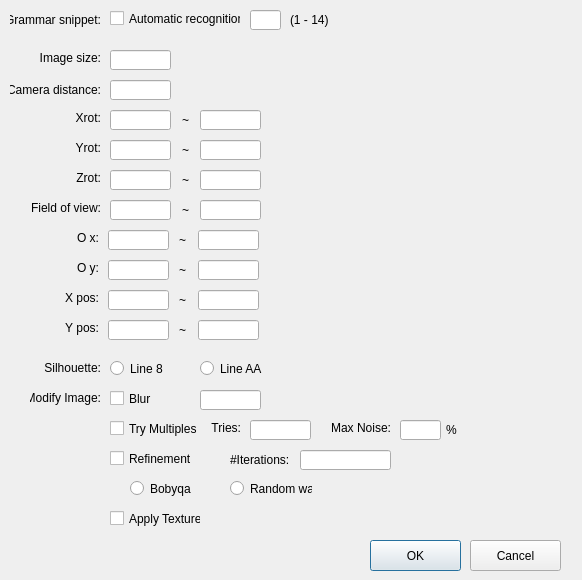
<?xml version="1.0" encoding="UTF-8"?>
<ui version="4.0">
 <class>MassReconstructionDialog</class>
 <widget class="QDialog" name="MassReconstructionDialog">
  <property name="geometry">
   <rect>
    <x>0</x>
    <y>0</y>
    <width>582</width>
    <height>580</height>
   </rect>
  </property>
  <property name="windowTitle">
   <string>MassReconstructionDialog</string>
  </property>
  <widget class="QLineEdit" name="lineEditGrammarSnippet">
   <property name="geometry">
    <rect>
     <x>250</x>
     <y>10</y>
     <width>31</width>
     <height>20</height>
    </rect>
   </property>
  </widget>
  <widget class="QLabel" name="label_13">
   <property name="geometry">
    <rect>
     <x>173</x>
     <y>110</y>
     <width>16</width>
     <height>20</height>
    </rect>
   </property>
   <property name="text">
    <string>~</string>
   </property>
   <property name="alignment">
    <set>Qt::AlignRight|Qt::AlignTrailing|Qt::AlignVCenter</set>
   </property>
  </widget>
  <widget class="QLineEdit" name="lineEditXMax">
   <property name="geometry">
    <rect>
     <x>198</x>
     <y>290</y>
     <width>61</width>
     <height>20</height>
    </rect>
   </property>
  </widget>
  <widget class="QLabel" name="label_16">
   <property name="geometry">
    <rect>
     <x>290</x>
     <y>10</y>
     <width>41</width>
     <height>20</height>
    </rect>
   </property>
   <property name="text">
    <string>(1 - 14)</string>
   </property>
   <property name="alignment">
    <set>Qt::AlignLeading|Qt::AlignLeft|Qt::AlignVCenter</set>
   </property>
  </widget>
  <widget class="QLineEdit" name="lineEditOXMin">
   <property name="geometry">
    <rect>
     <x>108</x>
     <y>230</y>
     <width>61</width>
     <height>20</height>
    </rect>
   </property>
  </widget>
  <widget class="QLabel" name="label_15">
   <property name="geometry">
    <rect>
     <x>10</x>
     <y>10</y>
     <width>91</width>
     <height>20</height>
    </rect>
   </property>
   <property name="text">
    <string>Grammar snippet:</string>
   </property>
   <property name="alignment">
    <set>Qt::AlignRight|Qt::AlignTrailing|Qt::AlignVCenter</set>
   </property>
  </widget>
  <widget class="QLabel" name="label_26">
   <property name="geometry">
    <rect>
     <x>28</x>
     <y>230</y>
     <width>71</width>
     <height>16</height>
    </rect>
   </property>
   <property name="text">
    <string>O x:</string>
   </property>
   <property name="alignment">
    <set>Qt::AlignRight|Qt::AlignTrailing|Qt::AlignVCenter</set>
   </property>
  </widget>
  <widget class="QLineEdit" name="lineEditOYMin">
   <property name="geometry">
    <rect>
     <x>108</x>
     <y>260</y>
     <width>61</width>
     <height>20</height>
    </rect>
   </property>
  </widget>
  <widget class="QRadioButton" name="radioButtonSilhouetteLineAA">
   <property name="geometry">
    <rect>
     <x>200</x>
     <y>360</y>
     <width>82</width>
     <height>17</height>
    </rect>
   </property>
   <property name="text">
    <string>Line AA</string>
   </property>
  </widget>
  <widget class="QLabel" name="label_9">
   <property name="geometry">
    <rect>
     <x>30</x>
     <y>170</y>
     <width>71</width>
     <height>16</height>
    </rect>
   </property>
   <property name="text">
    <string>Zrot:</string>
   </property>
   <property name="alignment">
    <set>Qt::AlignRight|Qt::AlignTrailing|Qt::AlignVCenter</set>
   </property>
  </widget>
  <widget class="QLabel" name="label_21">
   <property name="geometry">
    <rect>
     <x>20</x>
     <y>50</y>
     <width>81</width>
     <height>16</height>
    </rect>
   </property>
   <property name="text">
    <string>Image size:</string>
   </property>
   <property name="alignment">
    <set>Qt::AlignRight|Qt::AlignTrailing|Qt::AlignVCenter</set>
   </property>
  </widget>
  <widget class="QLabel" name="label_22">
   <property name="geometry">
    <rect>
     <x>28</x>
     <y>290</y>
     <width>71</width>
     <height>16</height>
    </rect>
   </property>
   <property name="text">
    <string>X pos:</string>
   </property>
   <property name="alignment">
    <set>Qt::AlignRight|Qt::AlignTrailing|Qt::AlignVCenter</set>
   </property>
  </widget>
  <widget class="QLabel" name="label_25">
   <property name="geometry">
    <rect>
     <x>170</x>
     <y>320</y>
     <width>16</width>
     <height>20</height>
    </rect>
   </property>
   <property name="text">
    <string>~</string>
   </property>
   <property name="alignment">
    <set>Qt::AlignRight|Qt::AlignTrailing|Qt::AlignVCenter</set>
   </property>
  </widget>
  <widget class="QLineEdit" name="lineEditImageSize">
   <property name="geometry">
    <rect>
     <x>110</x>
     <y>50</y>
     <width>61</width>
     <height>20</height>
    </rect>
   </property>
  </widget>
  <widget class="QLineEdit" name="lineEditOYMax">
   <property name="geometry">
    <rect>
     <x>198</x>
     <y>260</y>
     <width>61</width>
     <height>20</height>
    </rect>
   </property>
  </widget>
  <widget class="QLineEdit" name="lineEditIterations">
   <property name="geometry">
    <rect>
     <x>300</x>
     <y>450</y>
     <width>91</width>
     <height>20</height>
    </rect>
   </property>
  </widget>
  <widget class="QLabel" name="label_17">
   <property name="geometry">
    <rect>
     <x>210</x>
     <y>420</y>
     <width>31</width>
     <height>16</height>
    </rect>
   </property>
   <property name="text">
    <string># Tries:</string>
   </property>
   <property name="alignment">
    <set>Qt::AlignRight|Qt::AlignTrailing|Qt::AlignVCenter</set>
   </property>
  </widget>
  <widget class="QLineEdit" name="lineEditYrotMin">
   <property name="geometry">
    <rect>
     <x>110</x>
     <y>140</y>
     <width>61</width>
     <height>20</height>
    </rect>
   </property>
  </widget>
  <widget class="QLineEdit" name="lineEditMaxNoise">
   <property name="geometry">
    <rect>
     <x>400</x>
     <y>420</y>
     <width>41</width>
     <height>20</height>
    </rect>
   </property>
  </widget>
  <widget class="QLineEdit" name="lineEditImageBlurSize">
   <property name="geometry">
    <rect>
     <x>200</x>
     <y>390</y>
     <width>61</width>
     <height>20</height>
    </rect>
   </property>
  </widget>
  <widget class="QLineEdit" name="lineEditFovMin">
   <property name="geometry">
    <rect>
     <x>110</x>
     <y>200</y>
     <width>61</width>
     <height>20</height>
    </rect>
   </property>
  </widget>
  <widget class="QLabel" name="label_19">
   <property name="geometry">
    <rect>
     <x>446</x>
     <y>420</y>
     <width>21</width>
     <height>20</height>
    </rect>
   </property>
   <property name="text">
    <string>%</string>
   </property>
   <property name="alignment">
    <set>Qt::AlignLeading|Qt::AlignLeft|Qt::AlignVCenter</set>
   </property>
  </widget>
  <widget class="QLineEdit" name="lineEditZrotMin">
   <property name="geometry">
    <rect>
     <x>110</x>
     <y>170</y>
     <width>61</width>
     <height>20</height>
    </rect>
   </property>
  </widget>
  <widget class="QLabel" name="label_10">
   <property name="geometry">
    <rect>
     <x>30</x>
     <y>200</y>
     <width>71</width>
     <height>16</height>
    </rect>
   </property>
   <property name="text">
    <string>Field of view:</string>
   </property>
   <property name="alignment">
    <set>Qt::AlignRight|Qt::AlignTrailing|Qt::AlignVCenter</set>
   </property>
  </widget>
  <widget class="QLineEdit" name="lineEditNumMultipleTries">
   <property name="geometry">
    <rect>
     <x>250</x>
     <y>420</y>
     <width>61</width>
     <height>20</height>
    </rect>
   </property>
  </widget>
  <widget class="QLabel" name="label_23">
   <property name="geometry">
    <rect>
     <x>28</x>
     <y>320</y>
     <width>71</width>
     <height>16</height>
    </rect>
   </property>
   <property name="text">
    <string>Y pos:</string>
   </property>
   <property name="alignment">
    <set>Qt::AlignRight|Qt::AlignTrailing|Qt::AlignVCenter</set>
   </property>
  </widget>
  <widget class="QLabel" name="label_31">
   <property name="geometry">
    <rect>
     <x>30</x>
     <y>360</y>
     <width>71</width>
     <height>16</height>
    </rect>
   </property>
   <property name="text">
    <string>Silhouette:</string>
   </property>
   <property name="alignment">
    <set>Qt::AlignRight|Qt::AlignTrailing|Qt::AlignVCenter</set>
   </property>
  </widget>
  <widget class="QLineEdit" name="lineEditXrotMax">
   <property name="geometry">
    <rect>
     <x>200</x>
     <y>110</y>
     <width>61</width>
     <height>20</height>
    </rect>
   </property>
  </widget>
  <widget class="QLineEdit" name="lineEditYMin">
   <property name="geometry">
    <rect>
     <x>108</x>
     <y>320</y>
     <width>61</width>
     <height>20</height>
    </rect>
   </property>
  </widget>
  <widget class="QLineEdit" name="lineEditZrotMax">
   <property name="geometry">
    <rect>
     <x>200</x>
     <y>170</y>
     <width>61</width>
     <height>20</height>
    </rect>
   </property>
  </widget>
  <widget class="QCheckBox" name="checkBoxRefinement">
   <property name="geometry">
    <rect>
     <x>110</x>
     <y>450</y>
     <width>91</width>
     <height>17</height>
    </rect>
   </property>
   <property name="text">
    <string>Refinement</string>
   </property>
  </widget>
  <widget class="QCheckBox" name="checkBoxApplyTexture">
   <property name="geometry">
    <rect>
     <x>110</x>
     <y>510</y>
     <width>91</width>
     <height>17</height>
    </rect>
   </property>
   <property name="text">
    <string>Apply Texture</string>
   </property>
  </widget>
  <widget class="QPushButton" name="pushButtonOK">
   <property name="geometry">
    <rect>
     <x>370</x>
     <y>540</y>
     <width>91</width>
     <height>31</height>
    </rect>
   </property>
   <property name="text">
    <string>OK</string>
   </property>
  </widget>
  <widget class="QRadioButton" name="radioButtonRefinementRandom">
   <property name="geometry">
    <rect>
     <x>230</x>
     <y>480</y>
     <width>82</width>
     <height>17</height>
    </rect>
   </property>
   <property name="text">
    <string>Random walk</string>
   </property>
  </widget>
  <widget class="QLineEdit" name="lineEditXrotMin">
   <property name="geometry">
    <rect>
     <x>110</x>
     <y>110</y>
     <width>61</width>
     <height>20</height>
    </rect>
   </property>
  </widget>
  <widget class="QLabel" name="label_24">
   <property name="geometry">
    <rect>
     <x>170</x>
     <y>290</y>
     <width>16</width>
     <height>20</height>
    </rect>
   </property>
   <property name="text">
    <string>~</string>
   </property>
   <property name="alignment">
    <set>Qt::AlignRight|Qt::AlignTrailing|Qt::AlignVCenter</set>
   </property>
  </widget>
  <widget class="QLabel" name="label_29">
   <property name="geometry">
    <rect>
     <x>170</x>
     <y>260</y>
     <width>16</width>
     <height>20</height>
    </rect>
   </property>
   <property name="text">
    <string>~</string>
   </property>
   <property name="alignment">
    <set>Qt::AlignRight|Qt::AlignTrailing|Qt::AlignVCenter</set>
   </property>
  </widget>
  <widget class="QLabel" name="label_20">
   <property name="geometry">
    <rect>
     <x>173</x>
     <y>170</y>
     <width>16</width>
     <height>20</height>
    </rect>
   </property>
   <property name="text">
    <string>~</string>
   </property>
   <property name="alignment">
    <set>Qt::AlignRight|Qt::AlignTrailing|Qt::AlignVCenter</set>
   </property>
  </widget>
  <widget class="QLabel" name="label_6">
   <property name="geometry">
    <rect>
     <x>30</x>
     <y>110</y>
     <width>71</width>
     <height>16</height>
    </rect>
   </property>
   <property name="text">
    <string>Xrot:</string>
   </property>
   <property name="alignment">
    <set>Qt::AlignRight|Qt::AlignTrailing|Qt::AlignVCenter</set>
   </property>
  </widget>
  <widget class="QLabel" name="label_27">
   <property name="geometry">
    <rect>
     <x>170</x>
     <y>230</y>
     <width>16</width>
     <height>20</height>
    </rect>
   </property>
   <property name="text">
    <string>~</string>
   </property>
   <property name="alignment">
    <set>Qt::AlignRight|Qt::AlignTrailing|Qt::AlignVCenter</set>
   </property>
  </widget>
  <widget class="QLineEdit" name="lineEditYrotMax">
   <property name="geometry">
    <rect>
     <x>200</x>
     <y>140</y>
     <width>61</width>
     <height>20</height>
    </rect>
   </property>
  </widget>
  <widget class="QLineEdit" name="lineEditCameraDistance">
   <property name="geometry">
    <rect>
     <x>110</x>
     <y>80</y>
     <width>61</width>
     <height>20</height>
    </rect>
   </property>
  </widget>
  <widget class="QCheckBox" name="checkBoxImageBlur">
   <property name="geometry">
    <rect>
     <x>110</x>
     <y>390</y>
     <width>70</width>
     <height>17</height>
    </rect>
   </property>
   <property name="text">
    <string>Blur</string>
   </property>
  </widget>
  <widget class="QCheckBox" name="checkBoxTryMultiples">
   <property name="geometry">
    <rect>
     <x>110</x>
     <y>420</y>
     <width>91</width>
     <height>17</height>
    </rect>
   </property>
   <property name="text">
    <string>Try Multiples</string>
   </property>
  </widget>
  <widget class="QLineEdit" name="lineEditFovMax">
   <property name="geometry">
    <rect>
     <x>200</x>
     <y>200</y>
     <width>61</width>
     <height>20</height>
    </rect>
   </property>
  </widget>
  <widget class="QLabel" name="label_30">
   <property name="geometry">
    <rect>
     <x>30</x>
     <y>390</y>
     <width>71</width>
     <height>16</height>
    </rect>
   </property>
   <property name="text">
    <string>Modify Image:</string>
   </property>
   <property name="alignment">
    <set>Qt::AlignRight|Qt::AlignTrailing|Qt::AlignVCenter</set>
   </property>
  </widget>
  <widget class="QLabel" name="label_11">
   <property name="geometry">
    <rect>
     <x>173</x>
     <y>200</y>
     <width>16</width>
     <height>20</height>
    </rect>
   </property>
   <property name="text">
    <string>~</string>
   </property>
   <property name="alignment">
    <set>Qt::AlignRight|Qt::AlignTrailing|Qt::AlignVCenter</set>
   </property>
  </widget>
  <widget class="QRadioButton" name="radioButtonRefinementBobyqa">
   <property name="geometry">
    <rect>
     <x>130</x>
     <y>480</y>
     <width>82</width>
     <height>17</height>
    </rect>
   </property>
   <property name="text">
    <string>Bobyqa</string>
   </property>
  </widget>
  <widget class="QLabel" name="label_18">
   <property name="geometry">
    <rect>
     <x>330</x>
     <y>420</y>
     <width>61</width>
     <height>16</height>
    </rect>
   </property>
   <property name="text">
    <string>Max Noise:</string>
   </property>
   <property name="alignment">
    <set>Qt::AlignRight|Qt::AlignTrailing|Qt::AlignVCenter</set>
   </property>
  </widget>
  <widget class="QLabel" name="label_14">
   <property name="geometry">
    <rect>
     <x>173</x>
     <y>140</y>
     <width>16</width>
     <height>20</height>
    </rect>
   </property>
   <property name="text">
    <string>~</string>
   </property>
   <property name="alignment">
    <set>Qt::AlignRight|Qt::AlignTrailing|Qt::AlignVCenter</set>
   </property>
  </widget>
  <widget class="QLabel" name="label_7">
   <property name="geometry">
    <rect>
     <x>10</x>
     <y>80</y>
     <width>91</width>
     <height>20</height>
    </rect>
   </property>
   <property name="text">
    <string>Camera distance:</string>
   </property>
   <property name="alignment">
    <set>Qt::AlignRight|Qt::AlignTrailing|Qt::AlignVCenter</set>
   </property>
  </widget>
  <widget class="QLabel" name="label_8">
   <property name="geometry">
    <rect>
     <x>30</x>
     <y>140</y>
     <width>71</width>
     <height>16</height>
    </rect>
   </property>
   <property name="text">
    <string>Yrot:</string>
   </property>
   <property name="alignment">
    <set>Qt::AlignRight|Qt::AlignTrailing|Qt::AlignVCenter</set>
   </property>
  </widget>
  <widget class="QLabel" name="label_28">
   <property name="geometry">
    <rect>
     <x>28</x>
     <y>260</y>
     <width>71</width>
     <height>16</height>
    </rect>
   </property>
   <property name="text">
    <string>O y:</string>
   </property>
   <property name="alignment">
    <set>Qt::AlignRight|Qt::AlignTrailing|Qt::AlignVCenter</set>
   </property>
  </widget>
  <widget class="QPushButton" name="pushButtonCancel">
   <property name="geometry">
    <rect>
     <x>470</x>
     <y>540</y>
     <width>91</width>
     <height>31</height>
    </rect>
   </property>
   <property name="text">
    <string>Cancel</string>
   </property>
  </widget>
  <widget class="QLabel" name="label">
   <property name="geometry">
    <rect>
     <x>230</x>
     <y>450</y>
     <width>71</width>
     <height>20</height>
    </rect>
   </property>
   <property name="text">
    <string>#Iterations:</string>
   </property>
  </widget>
  <widget class="QLineEdit" name="lineEditOXMax">
   <property name="geometry">
    <rect>
     <x>198</x>
     <y>230</y>
     <width>61</width>
     <height>20</height>
    </rect>
   </property>
  </widget>
  <widget class="QLineEdit" name="lineEditXMin">
   <property name="geometry">
    <rect>
     <x>108</x>
     <y>290</y>
     <width>61</width>
     <height>20</height>
    </rect>
   </property>
  </widget>
  <widget class="QCheckBox" name="checkBoxAutomaticRecognition">
   <property name="geometry">
    <rect>
     <x>110</x>
     <y>10</y>
     <width>131</width>
     <height>17</height>
    </rect>
   </property>
   <property name="text">
    <string>Automatic recognition</string>
   </property>
  </widget>
  <widget class="QLineEdit" name="lineEditYMax">
   <property name="geometry">
    <rect>
     <x>198</x>
     <y>320</y>
     <width>61</width>
     <height>20</height>
    </rect>
   </property>
  </widget>
  <widget class="QRadioButton" name="radioButtonSilhouetteLine8">
   <property name="geometry">
    <rect>
     <x>110</x>
     <y>360</y>
     <width>82</width>
     <height>17</height>
    </rect>
   </property>
   <property name="text">
    <string>Line 8</string>
   </property>
  </widget>
 </widget>
 <layoutdefault spacing="6" margin="11"/>
 <tabstops>
  <tabstop>checkBoxAutomaticRecognition</tabstop>
  <tabstop>lineEditGrammarSnippet</tabstop>
  <tabstop>lineEditImageSize</tabstop>
  <tabstop>lineEditCameraDistance</tabstop>
  <tabstop>lineEditXrotMin</tabstop>
  <tabstop>lineEditXrotMax</tabstop>
  <tabstop>lineEditYrotMin</tabstop>
  <tabstop>lineEditYrotMax</tabstop>
  <tabstop>lineEditZrotMin</tabstop>
  <tabstop>lineEditZrotMax</tabstop>
  <tabstop>lineEditFovMin</tabstop>
  <tabstop>lineEditFovMax</tabstop>
  <tabstop>lineEditOXMin</tabstop>
  <tabstop>lineEditOXMax</tabstop>
  <tabstop>lineEditOYMin</tabstop>
  <tabstop>lineEditOYMax</tabstop>
  <tabstop>lineEditXMin</tabstop>
  <tabstop>lineEditXMax</tabstop>
  <tabstop>lineEditYMin</tabstop>
  <tabstop>lineEditYMax</tabstop>
  <tabstop>radioButtonSilhouetteLine8</tabstop>
  <tabstop>radioButtonSilhouetteLineAA</tabstop>
  <tabstop>checkBoxImageBlur</tabstop>
  <tabstop>lineEditImageBlurSize</tabstop>
  <tabstop>checkBoxTryMultiples</tabstop>
  <tabstop>lineEditNumMultipleTries</tabstop>
  <tabstop>lineEditMaxNoise</tabstop>
  <tabstop>checkBoxRefinement</tabstop>
  <tabstop>lineEditIterations</tabstop>
  <tabstop>radioButtonRefinementBobyqa</tabstop>
  <tabstop>radioButtonRefinementRandom</tabstop>
  <tabstop>checkBoxApplyTexture</tabstop>
  <tabstop>pushButtonOK</tabstop>
  <tabstop>pushButtonCancel</tabstop>
 </tabstops>
 <resources/>
 <connections/>
</ui>
